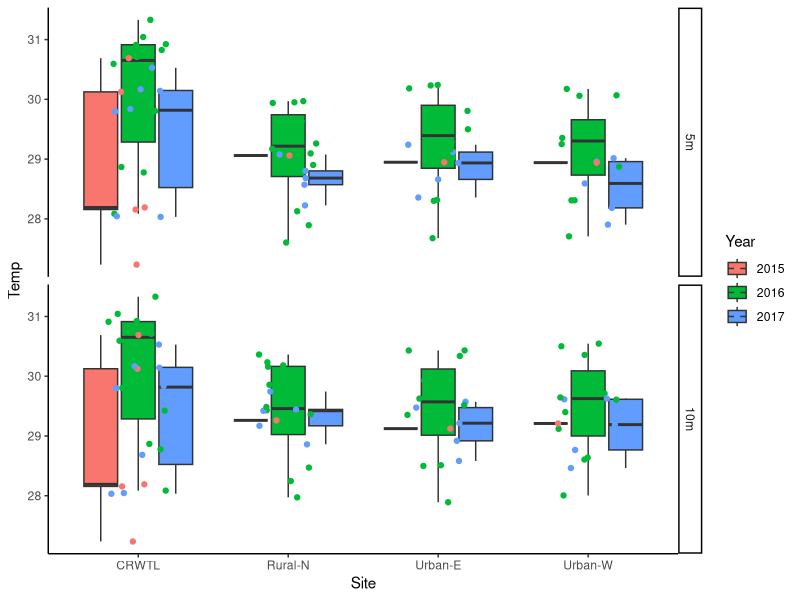
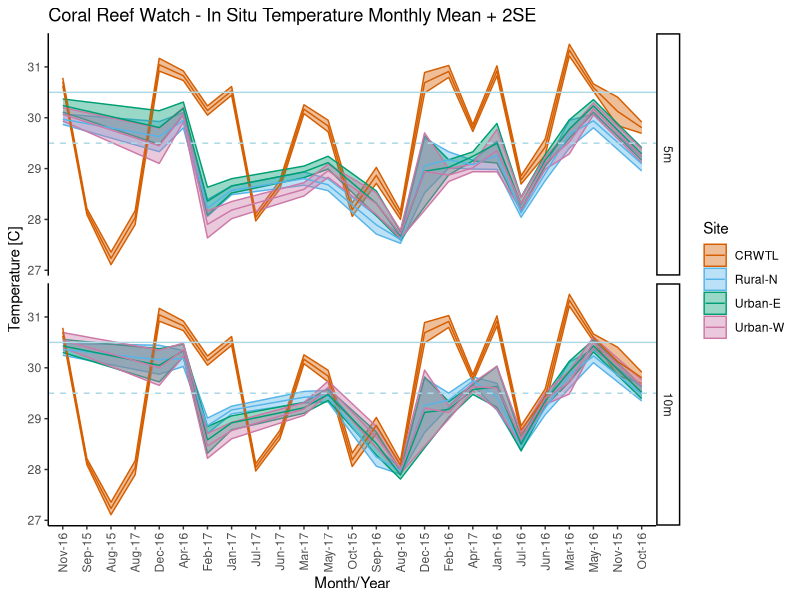
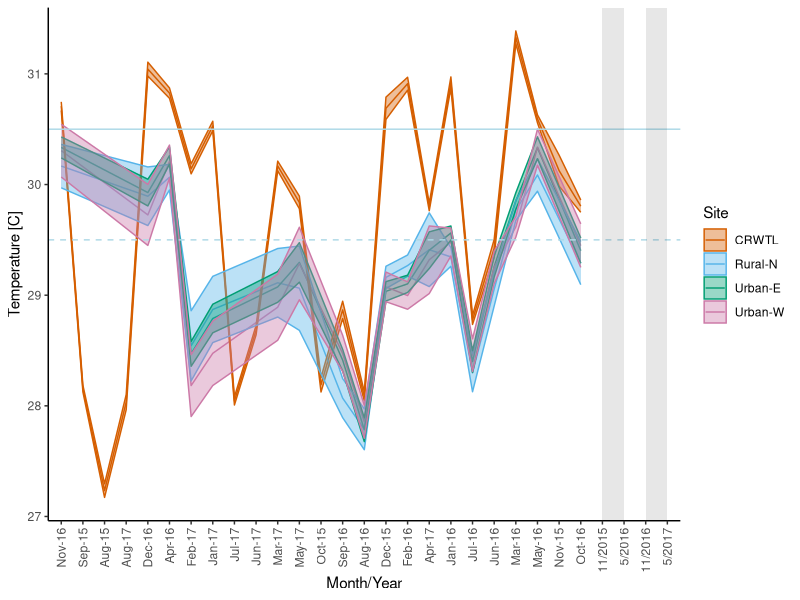
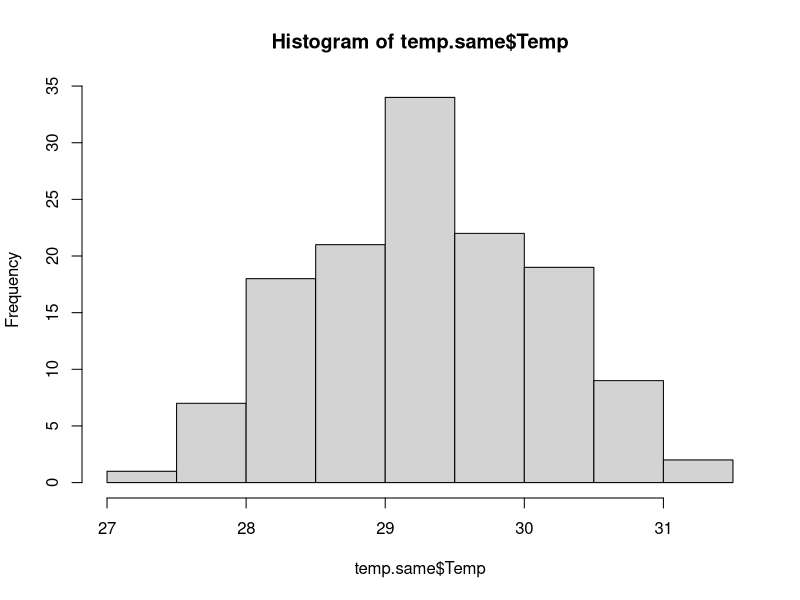
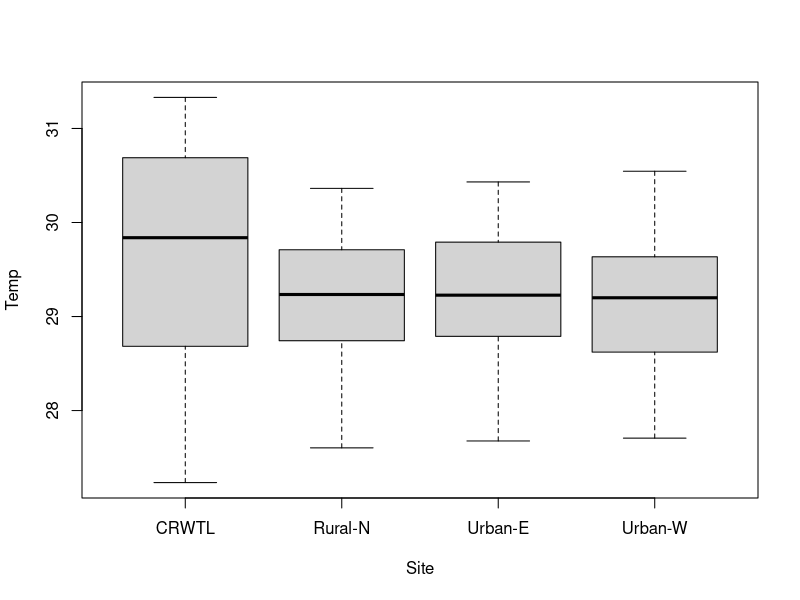
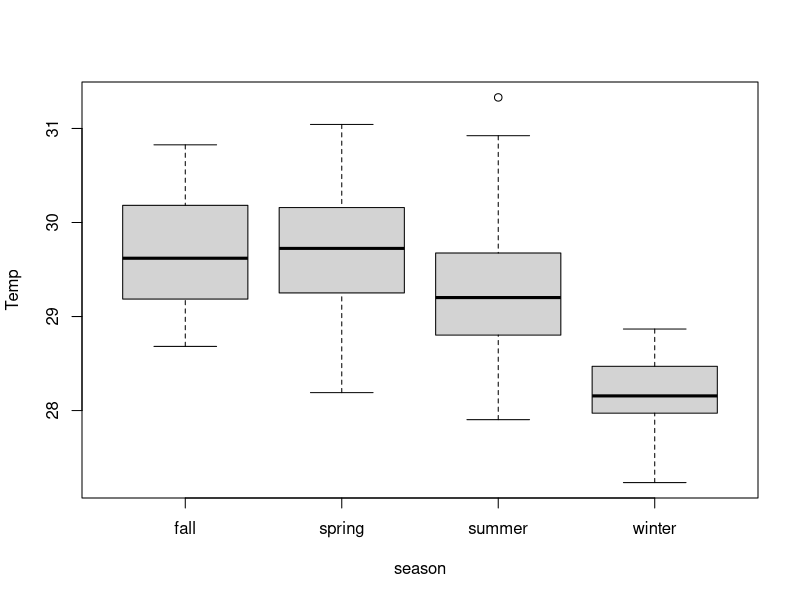
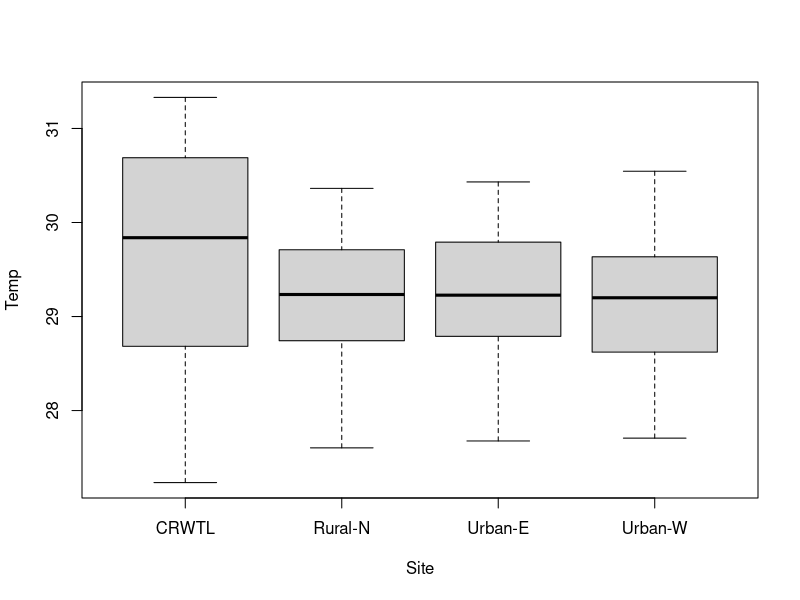
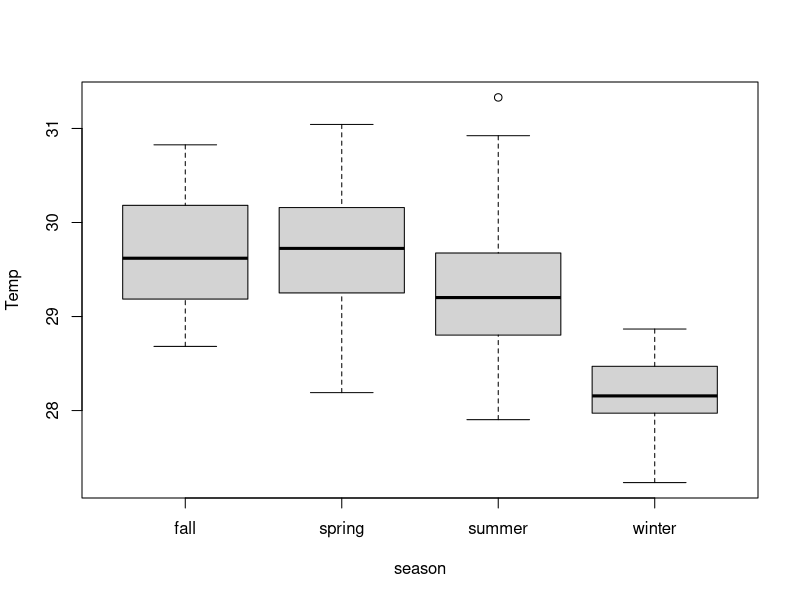

Source code (R) for these figures, in order:
## ---- chunk 1
knitr::opts_chunk$set(echo = TRUE)

#Sys.setenv(R_GSCMD = "C:/Program Files/gs/gs9.54.0/bin/gswin64c.exe")

library(tidyverse)
library(here)
## ---- chunk 2
temp <- read_csv(here::here("data/alltemp_TL_data.csv")) %>% 
   mutate_if(is.character, as.factor)
head(temp)

temp$m.y <- as.factor(temp$m.y)
temp$Month <- as.factor(temp$Month)
temp$Year <- as.factor(temp$Year)
temp$Depth <- as.factor(temp$Depth)
temp$Depth <- relevel(temp$Depth, ref = '5m')

# relevel Month/yr in correct order
levels(temp$m.y)
temp$m.y = factor(temp$m.y,levels(temp$m.y)[c(21,24,3,5,7,1,9,11,13,15,17,19,22,25,4,6,8,2,10,12,14,16,18,20,23)])
# temp$m.y = factor(temp$m.y,levels(temp$m.y)[c(3,24,22,20,6,10,8,16,1,18,14,12,4,25,23,21,7,11,9,17,2,19,15,13,5)])
## ---- chunk 3
ggplot(temp, aes(x = Site, y = Temp, fill = Year)) +
   facet_grid(Depth~.)+
    geom_boxplot() +
   geom_point(aes(color = Year), position = position_jitter(0.21)) +
    theme_classic()
## ---- chunk 4
cbPalette <- c("#D55E00", "#56B4E9", "#009E73",  "#CC79A7")

ggplot(temp, aes(m.y, Temp, group = Site, color = Site)) + facet_grid(Depth~.) +
   geom_ribbon(aes(ymax=Temp+(2*se), ymin=Temp-(2*se), fill = Site), alpha = 0.4) +
   geom_line()+
   scale_color_manual( values = cbPalette) +
   scale_fill_manual(values = cbPalette) +
   theme_classic() +
   ggtitle("Coral Reef Watch - In Situ Temperature Monthly Mean + 2SE") +
   xlab("Month/Year") + ylab("Temperature [C]") +
   theme(axis.text.x = element_text(angle = 90, hjust = 1, vjust = 0.5)) +
      geom_hline(yintercept = 29.5, color = "light blue", linetype = 2) +
   geom_hline(yintercept = 30.5, color = "light blue") 
ggsave(here::here('figures/line_TLtemp.pdf'), width = 7, height = 4)
## ---- chunk 5
season <- data.frame(Month = 1:12, season = rep(c("summer", "fall", "winter", "spring"), each = 3))
season$Month <- as.factor(season$Month)
season

method <- data.frame(Site = c("Rural-N", "Urban-E", "Urban-W", "CRWTL"), Method = c("insitu", "insitu", "insitu", "sat"))
method

# subset out data with both CRW and logger temperature data
temp.same <- temp %>% filter(m.y != "8/2015" & m.y != "9/2015" & m.y != "10/2015" & m.y != "11/2015" & m.y != "6/2017" & m.y != "7/2017" & m.y != "8/2017") %>% 
  inner_join(season, by = 'Month') %>% 
   inner_join(method, by = 'Site') %>% 
   mutate_if(is.character, as.factor)

# remove CRW for one depth used for plot
temp.same <- temp.same[-which(temp.same$Site == 'CRWTL' & temp.same$Depth == '10m'),] #

# relevel method so sat is reference
temp.same$Method <- relevel(temp.same$Method, ref = "sat")

head(temp.same)

crw <- temp %>% 
   filter( Site == "CRWTL") %>% 
   select(Site, m.y, Temp, sd, se)
colnames(crw) <- c("Site", "m.y", "siteave", "SD", "SE")
crw

## ---- chunk 6
temp.avelog <- temp.same %>% 
   filter(Method != "sat") %>% 
   group_by(Site, m.y) %>% 
   summarise(siteave = mean(Temp), SD = sd(Temp), SE = SD/sqrt(n())) #, N = n())

temp.avelog

alltemp <- rbind(temp.avelog, crw)
alltemp
## ---- chunk 7
start <-  c("11/2015", "11/2016")
end <-  c("5/2016", "5/2017")

ggplot(alltemp, mapping= aes(m.y, siteave, group = Site, color = Site)) +
   geom_line()+
   geom_ribbon(aes(m.y, siteave, ymax= siteave+(SE), ymin= siteave-(SE), fill = Site),
               alpha = 0.4) + 
   scale_color_manual( values = cbPalette) +
   scale_fill_manual(values = cbPalette) +
   theme_classic() +
 #  ggtitle("Coral Reef Watch - In Situ Temperature Monthly Mean + SE") +
   xlab("Month/Year") + ylab("Temperature [C]") +
   theme(axis.text.x = element_text(angle = 90, hjust = 1, vjust = 0.5)) +
      geom_hline(yintercept = 29.5, color = "light blue", linetype = 2) +
   geom_hline(yintercept = 30.5, color = "light blue")  +
   annotate("rect", xmin = '11/2015', xmax = '5/2016', ymin = -Inf, ymax = Inf,
           alpha = .1,fill = "gray10") +
   annotate("rect", xmin = '11/2016', xmax = '5/2017', ymin = -Inf, ymax = Inf,
           alpha = .1,fill = "gray10")
  
ggsave(here("figures/line_TLtemp.pdf"), width = 7, height = 4)
## ---- chunk 8
hist(temp.same$Temp)
## ---- chunk 9
site.lm <- lm(Temp~Site * season, data = temp.same)
library(car)
Anova(site.lm)
library(emmeans)
emmeans(site.lm, list(pairwise ~ season), adjust = "tukey")
emmeans(site.lm, list(pairwise ~ Site), adjust = "tukey")

boxplot(Temp~Site, data = temp.same)
boxplot(Temp~season, data = temp.same)
## ---- chunk 10
site.lm2 <- lm(Temp~Site * season, data = temp.same, contrasts = list(Method = contr.sum, season = contr.sum))
library(car)
Anova(site.lm2, type = 'III')
library(emmeans)
emmeans(site.lm2, list(pairwise ~ season), adjust = "tukey")
emmeans(site.lm2, list(pairwise ~ Site), adjust = "tukey")

boxplot(Temp~Site, data = temp.same)
boxplot(Temp~season, data = temp.same)
## ---- chunk 11
ggplot(temp.same, aes(season, Temp)) + 
   geom_jitter(aes(color = Site)) +
   geom_boxplot(fill = NA) + 
   theme_classic()
## ---- chunk 12
method.lm <- lm(Temp~Method*season, data = temp.same)
Anova(method.lm)

emmeans(method.lm, list(pairwise ~ season), adjust = "tukey")
emmeans(method.lm, list(pairwise ~ Method), adjust = "tukey")
emmeans(method.lm, list(pairwise ~ Method:season), adjust = "tukey")

boxplot(Temp~Method, data = temp.same)
boxplot(Temp~season, data = temp.same)
boxplot(Temp~Method:season, data = temp.same, las = 2)
## ---- chunk 13
method.lm <- lm(Temp~Method*season, data = temp.same, contrasts = list(Method = contr.sum, season = contr.sum))
Anova(method.lm, type = 'III')

emmeans(method.lm, list(pairwise ~ season), adjust = "tukey")
emmeans(method.lm, list(pairwise ~ Method), adjust = "tukey")
emmeans(method.lm, list(pairwise ~ Method:season), adjust = "tukey")

boxplot(Temp~Method, data = temp.same)
boxplot(Temp~season, data = temp.same)
boxplot(Temp~Method:season, data = temp.same, las = 2)
## ---- chunk 14
ggplot(temp.same, aes(season, Temp)) + 
   geom_jitter(aes(color = Method)) +
   geom_boxplot(fill = NA) + 
   theme_classic()
## ---- chunk 15
temp.same %>% 
   group_by(Method, season) %>% 
   summarize(avetemp = mean(Temp), SDtemp = sd(Temp), SEtemp = sd(Temp)/sqrt(n()))
## ---- chunk 16
logger <- filter(temp.same, temp.same$Method != 'sat') %>% droplevels()
head(logger)
## ---- chunk 17
log.lm <- lm(Temp ~ Site * Depth + factor(Month)/factor(Year), data = logger)
Anova(log.lm)
plot(log.lm)

emmeans(log.lm, list(pairwise ~ factor(Month):factor(Year)), adjust = "tukey")
emmeans(log.lm, list(pairwise ~ Site:Depth), adjust = "tukey")

boxplot(Temp~Depth, data = logger)
boxplot(Temp~Site, data = logger)
boxplot(Temp~Month, data = logger)

logger$Ym <- interaction(logger$Year, logger$Month)
boxplot(Temp~Ym, data = logger, las = 2)
## ---- chunk 18
log.lm.nodepth <- lm(Temp ~ Site + factor(Month)/factor(Year), data = logger)
Anova(log.lm.nodepth)
plot(log.lm.nodepth)

emmeans(log.lm.nodepth, list(pairwise ~ factor(Month):factor(Year)), adjust = "tukey")
emmeans(log.lm.nodepth, list(pairwise ~ Site), adjust = "tukey")

boxplot(Temp~Site, data = logger)
boxplot(Temp~Month, data = logger)

logger$Ym <- interaction(logger$Year, logger$Month)
boxplot(Temp~Ym, data = logger, las = 2)
## ---- chunk 19
sitedepth.ave <- logger %>% 
   group_by(Site,Depth) %>% 
   dplyr::summarize(ave = mean(Temp), SD = sd(Temp), se = SD/sqrt(n()))
sitedepth.ave

logger %>% 
   group_by(Month, Year) %>% 
   summarize(ave = mean(Temp), SD = sd(Temp), se = SD/sqrt(n()))
## ---- chunk 20
sitedepth.diff <- sitedepth.ave %>% 
   select(Site, Depth, ave) %>% 
   spread(Depth, ave) %>% 
   mutate(diff = `10m` - `5m`)
sitedepth.diff
ave(sitedepth.diff$diff)
